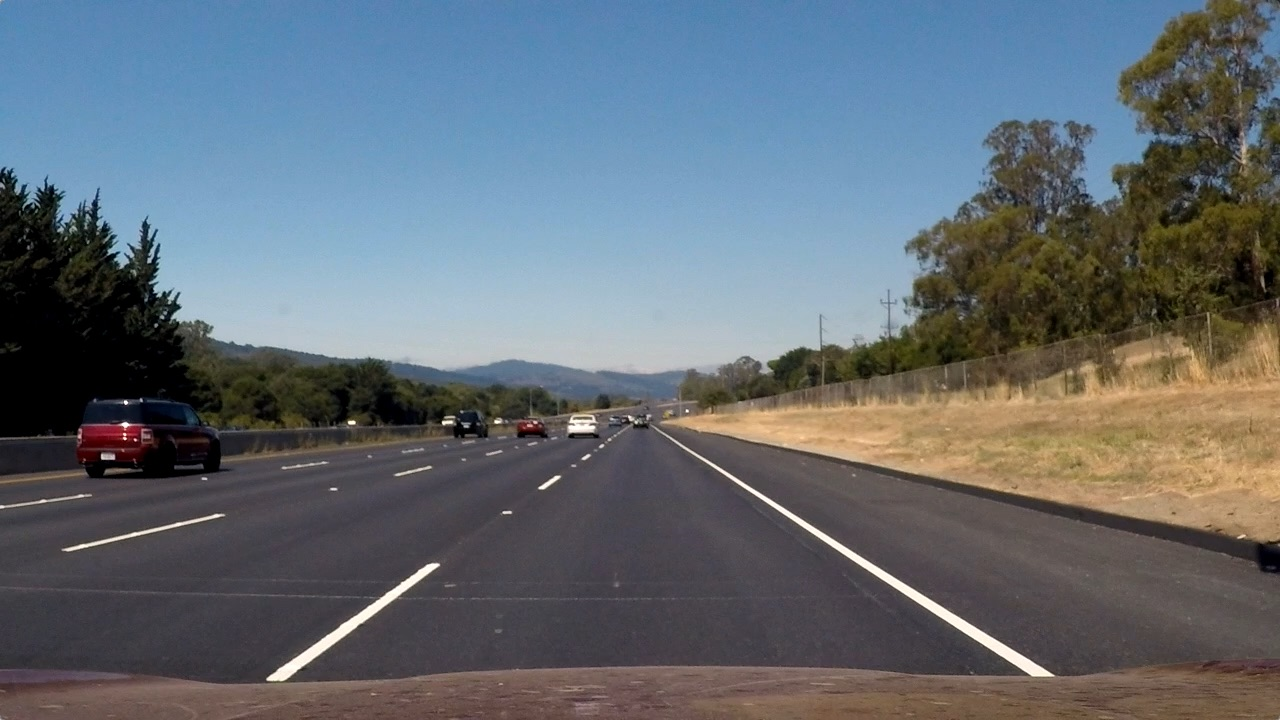
#> input picture test_img.jpg, 1280 x 720 px
$ jupyter execute --allow-errors Lab4_task.ipynb
#> lines starting #> are read from the running program, lines starting #| are printed output that depends on the picture
<a href="https://colab.research.google.com/github/StanislavParkhomenko/LabSignal/blob/main/Lab4_task.ipynb" target="_parent"></a>

[cell 1]
import cv2
import numpy as np
import matplotlib.pyplot as plt
import os

#> (a cell that did not finish here is left out)

[cell 3]
def get_adjust_gamma(image, gamma=1.0):
    invGamma = 1.0 / gamma
    table = np.array([((i / 255.0) ** invGamma) * 255
        for i in np.arange(0, 256)]).astype("uint8")
    return cv2.LUT(image, table)

def plot(img, name_plot):
    plt.subplot(121),plt.imshow(img),plt.title(name_plot)
    plt.xticks([]), plt.yticks([])
    plt.show()

def data_augmentation(img):
    img = cv2.imread(f'./dataset/{img}')
    inverted_pixel = np.invert(img)
    adjust_gamma = get_adjust_gamma(img)
    blur = cv2.blur(img,(5,5))

    shape = img.shape
    height = shape[0]
    width = shape[1]
    M90 = cv2.getRotationMatrix2D((width/2, height/2), 90, 1)
    rotate_90 = cv2.warpAffine(img, M90, (width, height))


    M_hor = np.float32([[1, 0, width/2], [0, 1, 0]])
    img_trhor = cv2.warpAffine(img, M_hor, (width, height))

    M_sk1 = np.float32([[1,1,1], [0,1,1]])
    sk1 = cv2.warpAffine(img, M_sk1, (width, height))

    img_vertical_flip = cv2.flip(img, 0)
    img_horizontal_flip = cv2.flip(img, 1)

    images = [img, inverted_pixel, adjust_gamma, blur, img_vertical_flip,
              img_horizontal_flip, img_trhor]
    name_images = ['Original', 'Inverted', 'Adjust', 'Blur',
                    'Vertical flip', 'Horizontal flip' 'Move']

    for i, name in zip(images, name_images) :
        plot(i, name)
    plot(rotate_90,  'Rotate 90')
    plot(sk1,  'Change angle')

#> (a cell that did not finish here is left out)

[cell 5]
img = cv2.imread(f'./test_img.jpg')
#> img is the input picture: shape (720, 1280, 3); mean B, G, R 115.1, 107.7, 99.4

[cell 6]
OUT_IMG_WIDTH = 500
OUT_IMG_HEIGHT = 500

[cell 7]
src = np.float32([[900,600], [1000, 500], [200, 500],[400,600]])

[cell 8]
dst = np.float32([[0, 1000],[0,0],[1000,0], [1000, 1000]])

[cell 9]
M = cv2.getPerspectiveTransform(src, dst)

[cell 10]
wraped_img = cv2.warpPerspective(img, M, (1000,1000))
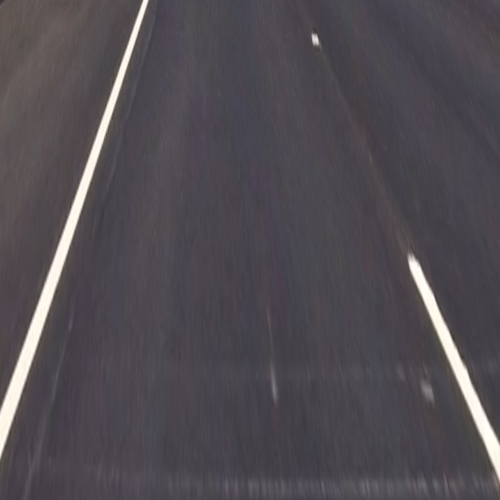
#> wraped_img: shape (1000, 1000, 3) (shown at 1/2 size); mean B, G, R 81.9, 76.3, 81

[cell 11]
plt.figure(figsize=(10, 10))
plt.subplot(121),plt.imshow(img),plt.title('Input')
plt.subplot(122),plt.imshow(wraped_img),plt.title('Output')
plt.show()
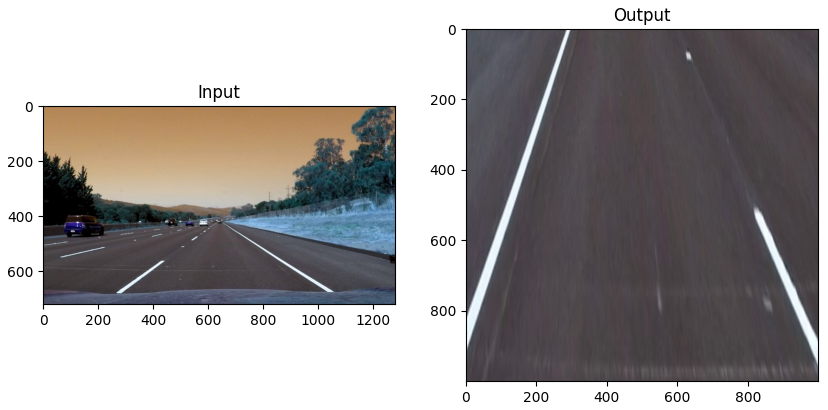
#> figure drawn by matplotlib, 2 panels; B, G, R data is drawn as R, G, B

$ run again, with Tirpitz.jpg copied over test_img.jpg
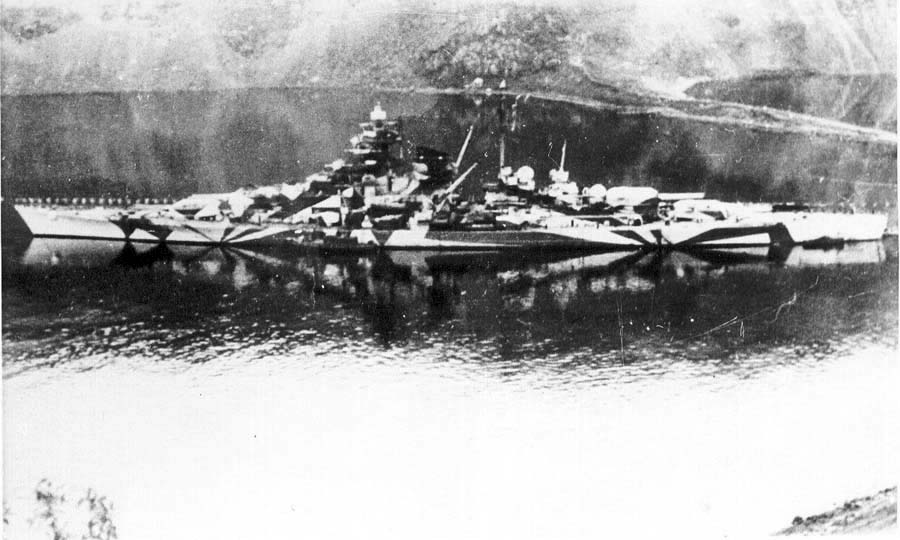
#> input picture Tirpitz.jpg, 900 x 540 px
#> img is the input picture: shape (540, 900, 3); min 0, max 255, mean 166.9
#> `wraped_img = cv2.warpPerspective(img, M, (1000,1000))`:
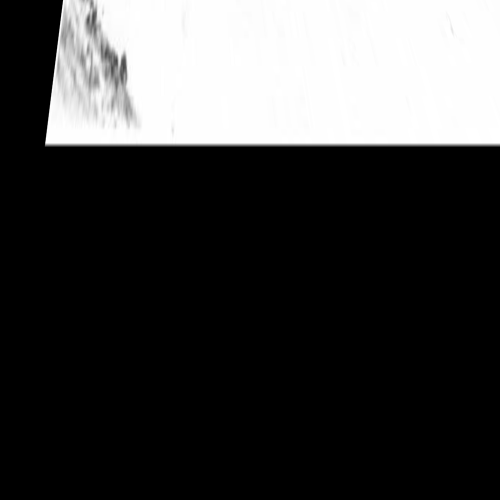
#> wraped_img: shape (1000, 1000, 3) (shown at 1/2 size); min 0, max 255, mean 64.1
#> `plt.show()`:
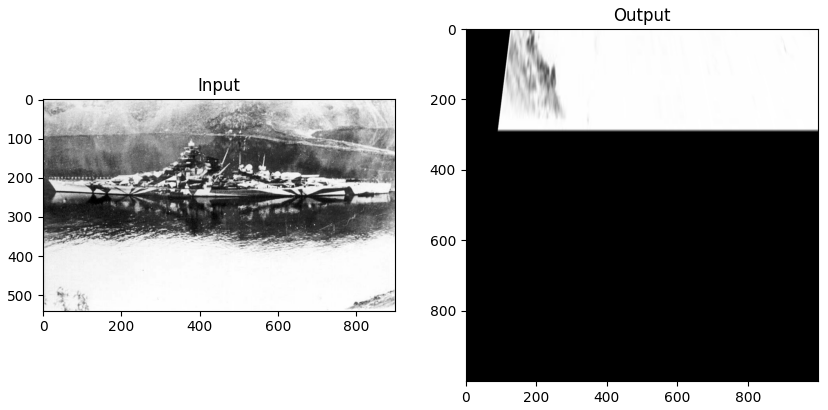
#> figure drawn by matplotlib, 2 panels
